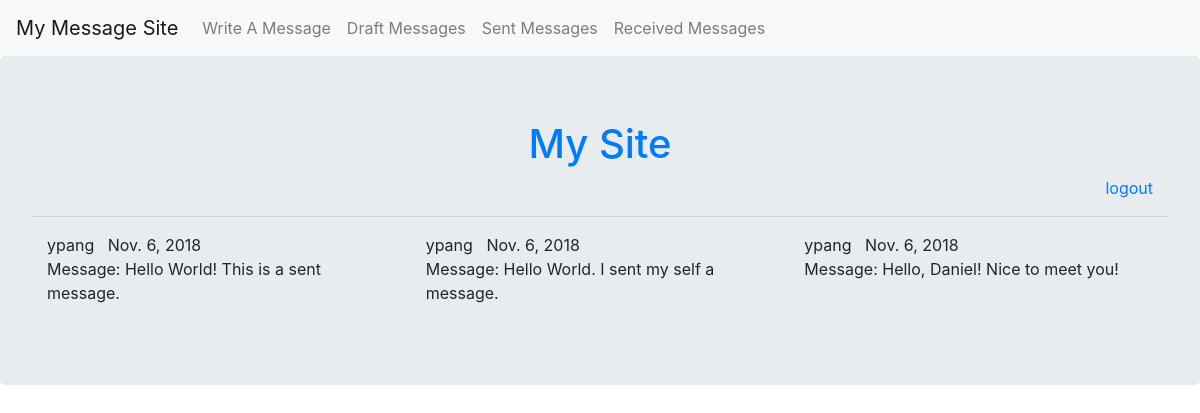
/message_sent/ (signed in), run on the app's committed database.
### messenger/models.py (models this page shows)
class Message(models.Model):
    text = models.TextField()
    draft = models.BooleanField()
    date = models.DateField(auto_now_add=True)
    sender = models.ForeignKey(User, related_name='sent', on_delete=models.CASCADE)
    receiver = models.ForeignKey(User, related_name='received', on_delete=models.CASCADE)

### messenger/views.py (the view)
# urls.py: re_path(r'^message_sent/$', views.message_sent, name='message_sent'),
def message_sent(request):
    user_str = request.user.username
    current_user = User.objects.get(username=user_str)
    message_list = Message.objects.filter(sender=current_user, draft=False).order_by("date")
    return render(request, 'messenger/history_message.html', {'message_list': message_list})

### messenger/templates/messenger/history_message.html
{% extends 'messenger/base.html' %}
{% block content %}
    {% for message in message_list %}
        <div class = "container">
            <span>
                {{message.sender}} &nbsp;
                {{message.date}}
            </span>
            <br>
            <p>Message: {{message.text}}</p>
        </div>
    {% endfor %}
{% endblock %}

### data on the page
Message: sender "ypang", date "Nov. 6, 2018", text "Hello World! This is a sent message."
Message: sender "ypang", date "Nov. 6, 2018", text "Hello World. I sent my self a message."
Message: sender "ypang", date "Nov. 6, 2018", text "Hello, Daniel! Nice to meet you!"
